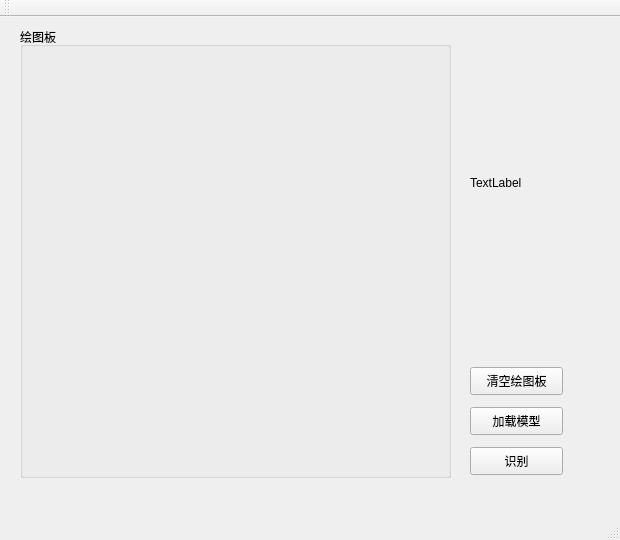
<?xml version="1.0" encoding="UTF-8"?>
<ui version="4.0">
 <class>MyDesignClass</class>
 <widget class="QMainWindow" name="MyDesignClass">
  <property name="geometry">
   <rect>
    <x>0</x>
    <y>0</y>
    <width>620</width>
    <height>540</height>
   </rect>
  </property>
  <property name="windowTitle">
   <string>艺哥的逆天之作</string>
  </property>
  <widget class="QWidget" name="centralWidget">
   <widget class="QGroupBox" name="groupBox">
    <property name="geometry">
     <rect>
      <x>20</x>
      <y>10</y>
      <width>431</width>
      <height>451</height>
     </rect>
    </property>
    <property name="title">
     <string>绘图板</string>
    </property>
    <layout class="QGridLayout" name="gridLayout">
     <item row="0" column="0">
      <widget class="DrawingWidget" name="widget" native="true">
       <property name="sizePolicy">
        <sizepolicy hsizetype="Fixed" vsizetype="Fixed">
         <horstretch>0</horstretch>
         <verstretch>0</verstretch>
        </sizepolicy>
       </property>
       <property name="minimumSize">
        <size>
         <width>400</width>
         <height>400</height>
        </size>
       </property>
      </widget>
     </item>
    </layout>
   </widget>
   <widget class="QPushButton" name="buttonClear">
    <property name="geometry">
     <rect>
      <x>470</x>
      <y>350</y>
      <width>93</width>
      <height>28</height>
     </rect>
    </property>
    <property name="text">
     <string>清空绘图板</string>
    </property>
   </widget>
   <widget class="QPushButton" name="buttonLoad">
    <property name="geometry">
     <rect>
      <x>470</x>
      <y>390</y>
      <width>93</width>
      <height>28</height>
     </rect>
    </property>
    <property name="text">
     <string>加载模型</string>
    </property>
   </widget>
   <widget class="QPushButton" name="buttonRecognition">
    <property name="geometry">
     <rect>
      <x>470</x>
      <y>430</y>
      <width>93</width>
      <height>28</height>
     </rect>
    </property>
    <property name="text">
     <string>识别</string>
    </property>
   </widget>
   <widget class="QLabel" name="label">
    <property name="geometry">
     <rect>
      <x>470</x>
      <y>20</y>
      <width>131</width>
      <height>291</height>
     </rect>
    </property>
    <property name="text">
     <string>TextLabel</string>
    </property>
   </widget>
  </widget>
  <widget class="QMenuBar" name="menuBar">
   <property name="geometry">
    <rect>
     <x>0</x>
     <y>0</y>
     <width>620</width>
     <height>26</height>
    </rect>
   </property>
  </widget>
  <widget class="QToolBar" name="mainToolBar">
   <attribute name="toolBarArea">
    <enum>TopToolBarArea</enum>
   </attribute>
   <attribute name="toolBarBreak">
    <bool>false</bool>
   </attribute>
  </widget>
  <widget class="QStatusBar" name="statusBar"/>
 </widget>
 <layoutdefault spacing="6" margin="11"/>
 <customwidgets>
  <customwidget>
   <class>DrawingWidget</class>
   <extends>QWidget</extends>
   <header location="global">drawingwidget.h</header>
   <container>1</container>
   <slots>
    <slot>clearWindow()</slot>
   </slots>
  </customwidget>
 </customwidgets>
 <resources>
  <include location="MyDesign.qrc"/>
 </resources>
 <connections>
  <connection>
   <sender>buttonClear</sender>
   <signal>clicked()</signal>
   <receiver>widget</receiver>
   <slot>clearWindow()</slot>
   <hints>
    <hint type="sourcelabel">
     <x>656</x>
     <y>138</y>
    </hint>
    <hint type="destinationlabel">
     <x>397</x>
     <y>183</y>
    </hint>
   </hints>
  </connection>
  <connection>
   <sender>buttonLoad</sender>
   <signal>clicked()</signal>
   <receiver>MyDesignClass</receiver>
   <slot>load_module()</slot>
   <hints>
    <hint type="sourcelabel">
     <x>667</x>
     <y>224</y>
    </hint>
    <hint type="destinationlabel">
     <x>703</x>
     <y>-19</y>
    </hint>
   </hints>
  </connection>
  <connection>
   <sender>buttonRecognition</sender>
   <signal>clicked()</signal>
   <receiver>MyDesignClass</receiver>
   <slot>recognition()</slot>
   <hints>
    <hint type="sourcelabel">
     <x>659</x>
     <y>322</y>
    </hint>
    <hint type="destinationlabel">
     <x>743</x>
     <y>365</y>
    </hint>
   </hints>
  </connection>
 </connections>
 <slots>
  <slot>load_module()</slot>
  <slot>recognition()</slot>
 </slots>
</ui>
